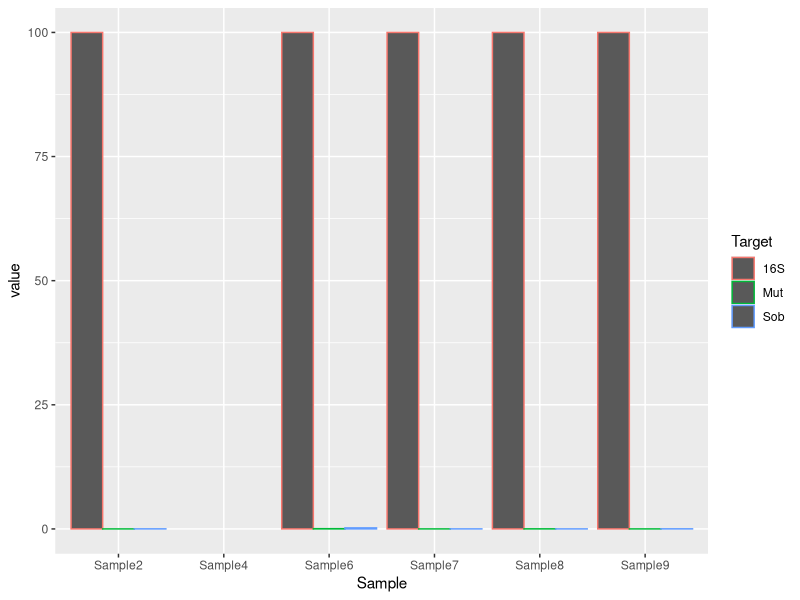
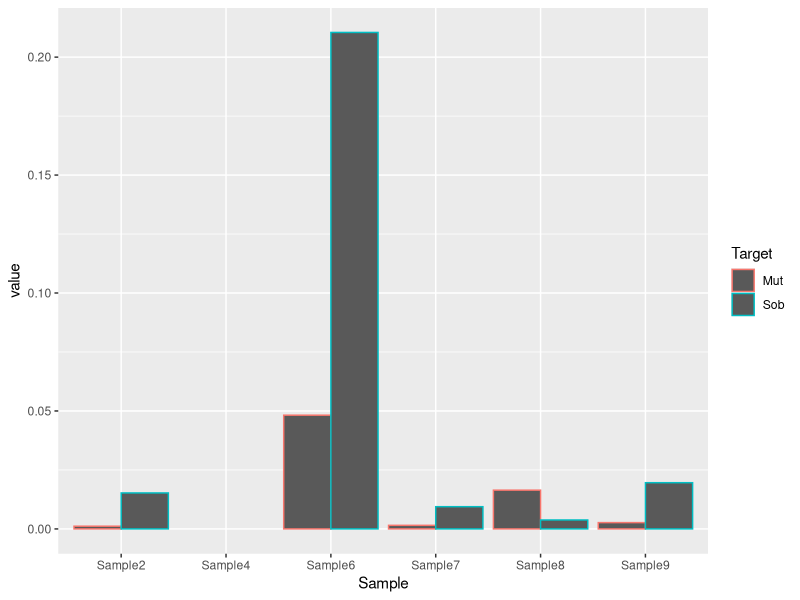

Recreate these plots in R, in order.
## ---- chunk 1
knitr::opts_chunk$set(echo = TRUE)
## ---- chunk 2
library(dplyr)
library(tidyr)
library(ggplot2)
## ---- chunk 3
#Load data
cqres <- read.csv("2022-06-03_cq_results.csv", stringsAsFactors = T) #replace "2022-06-03_cq_results.csv" with file name

head(cqres)

#filter the data to only include the information necessary for analysis
cq <- cqres %>%
  select(Target, Sample, Cq) %>% 
  group_by(Target, Sample) %>%
  summarise(mean_cq = mean(Cq)) #collapse by target and sample to get the average Cq

head(cq) #preview data
## ---- chunk 4
#calculate relative quantification of S. Mutans and S. Sobrinus by using the delta delta equation
quant <- cq %>%
  pivot_wider(names_from = "Target", values_from = c("mean_cq")) %>%
  mutate(N16S = (2**-coalesce(`16S`-`16S`)*100), NMut= (2**-coalesce(Mut - `16S`)*100), Sob = (2**-coalesce(Sob_alt -`16S`)*100)) %>%
  select(Sample, N16S, NMut, Sob) %>%
  pivot_longer(cols = N16S:Sob, names_to = "Target")
  
quant$Target[quant$Target == "N16S"] = "16S"
quant$Target[quant$Target == "NMut"] = "Mut"

head(quant) #preview data
## ---- chunk 5
#Plot data to visualize
ggplot(quant, aes(x=Sample, y = value, color = Target)) +
  geom_bar(stat = "identity", position = position_dodge())
## ---- chunk 6
mutnsob <- quant %>%
  filter(Target != "16S")

ggplot(mutnsob, aes(x=Sample, y = value, color = Target)) +
  geom_bar(stat = "identity", position = position_dodge())
